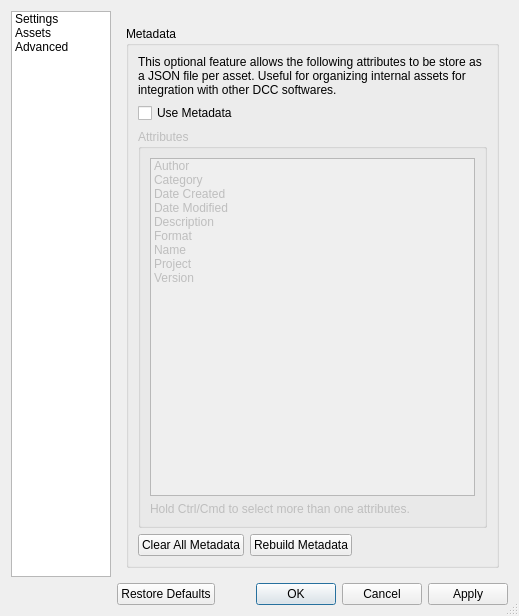
<?xml version="1.0" encoding="UTF-8"?>
<ui version="4.0">
 <class>PrefsDialog</class>
 <widget class="QDialog" name="PrefsDialog">
  <property name="enabled">
   <bool>true</bool>
  </property>
  <property name="geometry">
   <rect>
    <x>0</x>
    <y>0</y>
    <width>519</width>
    <height>614</height>
   </rect>
  </property>
  <property name="focusPolicy">
   <enum>Qt::StrongFocus</enum>
  </property>
  <property name="contextMenuPolicy">
   <enum>Qt::PreventContextMenu</enum>
  </property>
  <property name="windowTitle">
   <string>Preferences</string>
  </property>
  <property name="sizeGripEnabled">
   <bool>true</bool>
  </property>
  <layout class="QGridLayout" name="gridLayout">
   <item row="3" column="0" rowspan="2">
    <layout class="QVBoxLayout" name="sideLayout">
     <item>
      <widget class="QListWidget" name="sideList">
       <property name="sizePolicy">
        <sizepolicy hsizetype="Fixed" vsizetype="MinimumExpanding">
         <horstretch>0</horstretch>
         <verstretch>0</verstretch>
        </sizepolicy>
       </property>
       <property name="maximumSize">
        <size>
         <width>100</width>
         <height>16777215</height>
        </size>
       </property>
       <item>
        <property name="text">
         <string>Settings</string>
        </property>
       </item>
       <item>
        <property name="text">
         <string>Assets</string>
        </property>
       </item>
       <item>
        <property name="text">
         <string>Advanced</string>
        </property>
       </item>
      </widget>
     </item>
    </layout>
   </item>
   <item row="5" column="1">
    <widget class="QDialogButtonBox" name="btnDialogBox">
     <property name="sizePolicy">
      <sizepolicy hsizetype="Expanding" vsizetype="Fixed">
       <horstretch>0</horstretch>
       <verstretch>0</verstretch>
      </sizepolicy>
     </property>
     <property name="orientation">
      <enum>Qt::Horizontal</enum>
     </property>
     <property name="standardButtons">
      <set>QDialogButtonBox::Apply|QDialogButtonBox::Cancel|QDialogButtonBox::Ok|QDialogButtonBox::RestoreDefaults</set>
     </property>
     <property name="centerButtons">
      <bool>false</bool>
     </property>
    </widget>
   </item>
   <item row="4" column="1">
    <widget class="QStackedWidget" name="stackedWidget">
     <property name="currentIndex">
      <number>2</number>
     </property>
     <widget class="QWidget" name="pageSettings">
      <property name="sizePolicy">
       <sizepolicy hsizetype="Expanding" vsizetype="Preferred">
        <horstretch>0</horstretch>
        <verstretch>0</verstretch>
       </sizepolicy>
      </property>
      <layout class="QFormLayout" name="formLayout">
       <item row="3" column="0">
        <widget class="QLabel" name="themeLabel">
         <property name="sizePolicy">
          <sizepolicy hsizetype="Minimum" vsizetype="Fixed">
           <horstretch>0</horstretch>
           <verstretch>0</verstretch>
          </sizepolicy>
         </property>
         <property name="font">
          <font>
           <weight>50</weight>
           <bold>false</bold>
          </font>
         </property>
         <property name="text">
          <string>Theme:</string>
         </property>
        </widget>
       </item>
       <item row="4" column="0">
        <widget class="QRadioButton" name="themeRadioLight">
         <property name="text">
          <string>Default (Light)</string>
         </property>
         <property name="shortcut">
          <string/>
         </property>
         <property name="checked">
          <bool>true</bool>
         </property>
         <attribute name="buttonGroup">
          <string notr="true">themeBtnGroup</string>
         </attribute>
        </widget>
       </item>
       <item row="5" column="0">
        <widget class="QRadioButton" name="themeRadioDark">
         <property name="text">
          <string>Dark</string>
         </property>
         <property name="shortcut">
          <string/>
         </property>
         <attribute name="buttonGroup">
          <string notr="true">themeBtnGroup</string>
         </attribute>
        </widget>
       </item>
       <item row="0" column="0" colspan="2">
        <layout class="QHBoxLayout" name="projectPathLayout">
         <item>
          <widget class="QLabel" name="projectPathLabel">
           <property name="sizeIncrement">
            <size>
             <width>0</width>
             <height>0</height>
            </size>
           </property>
           <property name="text">
            <string>Project Path:</string>
           </property>
          </widget>
         </item>
         <item>
          <widget class="QLineEdit" name="projectPathLine">
           <property name="focusPolicy">
            <enum>Qt::StrongFocus</enum>
           </property>
           <property name="toolTip">
            <string>Insert your project path here. E.g. &quot;P:/&quot;, &quot;media/projects&quot;</string>
           </property>
           <property name="echoMode">
            <enum>QLineEdit::Normal</enum>
           </property>
           <property name="dragEnabled">
            <bool>false</bool>
           </property>
           <property name="placeholderText">
            <string/>
           </property>
          </widget>
         </item>
         <item>
          <widget class="QToolButton" name="projectPathTool">
           <property name="toolTip">
            <string>Choose directory</string>
           </property>
           <property name="text">
            <string>...</string>
           </property>
           <property name="autoRaise">
            <bool>false</bool>
           </property>
           <property name="arrowType">
            <enum>Qt::NoArrow</enum>
           </property>
          </widget>
         </item>
        </layout>
       </item>
       <item row="2" column="0" colspan="2">
        <widget class="QCheckBox" name="checkDebug">
         <property name="toolTip">
          <string>Log file will be stored in log directory.</string>
         </property>
         <property name="text">
          <string>Enable Debug Log</string>
         </property>
        </widget>
       </item>
       <item row="1" column="0" colspan="2">
        <widget class="QCheckBox" name="checkDesc">
         <property name="toolTip">
          <string>Display description for selected assets.</string>
         </property>
         <property name="text">
          <string>Show Description Panel</string>
         </property>
        </widget>
       </item>
      </layout>
     </widget>
     <widget class="QWidget" name="pageAssets">
      <layout class="QVBoxLayout" name="verticalLayout_3">
       <item>
        <widget class="QGroupBox" name="boxNaming">
         <property name="title">
          <string>Naming Convention</string>
         </property>
         <layout class="QFormLayout" name="formLayout_3">
          <item row="0" column="0">
           <layout class="QFormLayout" name="maxCharLayout">
            <item row="0" column="0">
             <widget class="QLabel" name="maxCharLabel">
              <property name="sizePolicy">
               <sizepolicy hsizetype="Fixed" vsizetype="Preferred">
                <horstretch>0</horstretch>
                <verstretch>0</verstretch>
               </sizepolicy>
              </property>
              <property name="text">
               <string>Max characters:</string>
              </property>
             </widget>
            </item>
            <item row="0" column="1">
             <widget class="QSpinBox" name="maxCharSpinner">
              <property name="sizePolicy">
               <sizepolicy hsizetype="Fixed" vsizetype="Fixed">
                <horstretch>0</horstretch>
                <verstretch>0</verstretch>
               </sizepolicy>
              </property>
              <property name="toolTip">
               <string>Min: 3, Max: 99</string>
              </property>
              <property name="minimum">
               <number>3</number>
              </property>
             </widget>
            </item>
           </layout>
          </item>
          <item row="1" column="0">
           <layout class="QFormLayout" name="separatorLayout">
            <item row="0" column="0">
             <widget class="QLabel" name="separatorLabel">
              <property name="sizePolicy">
               <sizepolicy hsizetype="Fixed" vsizetype="Preferred">
                <horstretch>0</horstretch>
                <verstretch>0</verstretch>
               </sizepolicy>
              </property>
              <property name="text">
               <string>Separator:</string>
              </property>
             </widget>
            </item>
            <item row="0" column="1">
             <widget class="QComboBox" name="separatorCombo">
              <property name="sizePolicy">
               <sizepolicy hsizetype="Expanding" vsizetype="Fixed">
                <horstretch>0</horstretch>
                <verstretch>0</verstretch>
               </sizepolicy>
              </property>
              <property name="maximumSize">
               <size>
                <width>120</width>
                <height>16777215</height>
               </size>
              </property>
              <item>
               <property name="text">
                <string> _ (underscore)</string>
               </property>
              </item>
              <item>
               <property name="text">
                <string> - (dash)</string>
               </property>
              </item>
             </widget>
            </item>
           </layout>
          </item>
          <item row="2" column="0" colspan="2">
           <widget class="QGroupBox" name="boxPrefix">
            <property name="title">
             <string>Prefix</string>
            </property>
            <property name="checkable">
             <bool>true</bool>
            </property>
            <layout class="QVBoxLayout" name="verticalLayout">
             <item>
              <widget class="QRadioButton" name="radioPrefix1">
               <property name="text">
                <string>Use first character of category (e.g.: p)</string>
               </property>
               <property name="checked">
                <bool>true</bool>
               </property>
              </widget>
             </item>
             <item>
              <widget class="QRadioButton" name="radioPrefix2">
               <property name="text">
                <string>Use whole category (e.g.: props)</string>
               </property>
               <property name="checked">
                <bool>false</bool>
               </property>
              </widget>
             </item>
             <item>
              <widget class="QRadioButton" name="radioPrefix3">
               <property name="text">
                <string>Use custom naming (JSON mapping)</string>
               </property>
              </widget>
             </item>
            </layout>
           </widget>
          </item>
          <item row="3" column="0" colspan="2">
           <widget class="QGroupBox" name="boxSuffix">
            <property name="title">
             <string>Suffix</string>
            </property>
            <property name="checkable">
             <bool>true</bool>
            </property>
            <property name="checked">
             <bool>false</bool>
            </property>
            <layout class="QVBoxLayout" name="verticalLayout_2">
             <item>
              <layout class="QFormLayout" name="verVersioningLayout">
               <item row="0" column="0">
                <widget class="QRadioButton" name="radioSuffix1">
                 <property name="sizePolicy">
                  <sizepolicy hsizetype="Fixed" vsizetype="Fixed">
                   <horstretch>0</horstretch>
                   <verstretch>0</verstretch>
                  </sizepolicy>
                 </property>
                 <property name="text">
                  <string>Use versioning (v):</string>
                 </property>
                 <property name="checked">
                  <bool>true</bool>
                 </property>
                </widget>
               </item>
               <item row="0" column="1">
                <widget class="QComboBox" name="verVersioningCombo">
                 <property name="maximumSize">
                  <size>
                   <width>120</width>
                   <height>16777215</height>
                  </size>
                 </property>
                 <item>
                  <property name="text">
                   <string>lowercase (v001)</string>
                  </property>
                 </item>
                 <item>
                  <property name="text">
                   <string>UPPERCASE (V001)</string>
                  </property>
                 </item>
                </widget>
               </item>
              </layout>
             </item>
             <item>
              <layout class="QHBoxLayout" name="verCustomLayout">
               <item>
                <widget class="QRadioButton" name="radioSuffix2">
                 <property name="text">
                  <string>Use custom naming:</string>
                 </property>
                </widget>
               </item>
               <item>
                <widget class="QLineEdit" name="verCustomName"/>
               </item>
              </layout>
             </item>
            </layout>
           </widget>
          </item>
         </layout>
        </widget>
       </item>
       <item>
        <widget class="QGroupBox" name="boxCategory">
         <property name="title">
          <string>Categories</string>
         </property>
         <layout class="QFormLayout" name="formLayout_4">
          <item row="0" column="0">
           <layout class="QFormLayout" name="categoryBtnLayout">
            <item row="0" column="0">
             <widget class="QPushButton" name="categoryBtnAdd">
              <property name="text">
               <string>Add</string>
              </property>
             </widget>
            </item>
            <item row="1" column="0">
             <widget class="QPushButton" name="categoryBtnRemove">
              <property name="text">
               <string>Remove</string>
              </property>
             </widget>
            </item>
           </layout>
          </item>
          <item row="0" column="1">
           <widget class="QListWidget" name="categoryList">
            <item>
             <property name="text">
              <string>BG</string>
             </property>
            </item>
            <item>
             <property name="text">
              <string>CH</string>
             </property>
            </item>
            <item>
             <property name="text">
              <string>FX</string>
             </property>
            </item>
            <item>
             <property name="text">
              <string>Props</string>
             </property>
            </item>
            <item>
             <property name="text">
              <string>Vehicles</string>
             </property>
            </item>
           </widget>
          </item>
         </layout>
        </widget>
       </item>
       <item>
        <widget class="QGroupBox" name="boxSubfolder">
         <property name="title">
          <string>Subfolders</string>
         </property>
         <layout class="QFormLayout" name="formLayout_5">
          <item row="0" column="0">
           <layout class="QFormLayout" name="subfolderBtnLayout">
            <item row="0" column="0">
             <widget class="QPushButton" name="subfolderBtnAdd">
              <property name="text">
               <string>Add</string>
              </property>
             </widget>
            </item>
            <item row="1" column="0">
             <widget class="QPushButton" name="subfolderBtnRemove">
              <property name="text">
               <string>Remove</string>
              </property>
             </widget>
            </item>
           </layout>
          </item>
          <item row="0" column="1">
           <widget class="QListWidget" name="subfolderList">
            <item>
             <property name="text">
              <string>References</string>
             </property>
            </item>
            <item>
             <property name="text">
              <string>Scenes</string>
             </property>
            </item>
            <item>
             <property name="text">
              <string>Textures</string>
             </property>
            </item>
            <item>
             <property name="text">
              <string>WIP</string>
             </property>
            </item>
           </widget>
          </item>
         </layout>
        </widget>
       </item>
      </layout>
     </widget>
     <widget class="QWidget" name="pageAdvanced">
      <layout class="QVBoxLayout" name="verticalLayout_4">
       <item>
        <widget class="QGroupBox" name="boxMetadata">
         <property name="title">
          <string>Metadata</string>
         </property>
         <layout class="QFormLayout" name="formLayout_6">
          <item row="0" column="0" colspan="2">
           <widget class="QLabel" name="metadataTip">
            <property name="text">
             <string>This optional feature allows the following attributes to be store as a JSON file per asset. Useful for organizing internal assets for integration with other DCC softwares.</string>
            </property>
            <property name="wordWrap">
             <bool>true</bool>
            </property>
           </widget>
          </item>
          <item row="1" column="0">
           <widget class="QCheckBox" name="checkMetadata">
            <property name="text">
             <string>Use Metadata</string>
            </property>
            <property name="checked">
             <bool>false</bool>
            </property>
           </widget>
          </item>
          <item row="3" column="0">
           <layout class="QHBoxLayout" name="metadataBtnLayout">
            <item>
             <widget class="QPushButton" name="metadataBtnClear">
              <property name="text">
               <string>Clear All Metadata</string>
              </property>
             </widget>
            </item>
            <item>
             <widget class="QPushButton" name="metadataBtnRebuild">
              <property name="text">
               <string>Rebuild Metadata</string>
              </property>
             </widget>
            </item>
           </layout>
          </item>
          <item row="2" column="0" colspan="2">
           <widget class="QGroupBox" name="boxMetadataAttributes">
            <property name="enabled">
             <bool>false</bool>
            </property>
            <property name="title">
             <string>Attributes</string>
            </property>
            <layout class="QFormLayout" name="formLayout_2">
             <item row="1" column="0">
              <widget class="QLabel" name="metadataAttributesTip">
               <property name="text">
                <string>Hold Ctrl/Cmd to select more than one attributes.</string>
               </property>
              </widget>
             </item>
             <item row="0" column="0" colspan="2">
              <widget class="QListWidget" name="metadataAttributesList">
               <property name="selectionMode">
                <enum>QAbstractItemView::ExtendedSelection</enum>
               </property>
               <property name="selectionRectVisible">
                <bool>true</bool>
               </property>
               <item>
                <property name="text">
                 <string>Author</string>
                </property>
               </item>
               <item>
                <property name="text">
                 <string>Category</string>
                </property>
               </item>
               <item>
                <property name="text">
                 <string>Date Created</string>
                </property>
               </item>
               <item>
                <property name="text">
                 <string>Date Modified</string>
                </property>
               </item>
               <item>
                <property name="text">
                 <string>Description</string>
                </property>
               </item>
               <item>
                <property name="text">
                 <string>Format</string>
                </property>
               </item>
               <item>
                <property name="text">
                 <string>Name</string>
                </property>
               </item>
               <item>
                <property name="text">
                 <string>Project</string>
                </property>
               </item>
               <item>
                <property name="text">
                 <string>Version</string>
                </property>
               </item>
              </widget>
             </item>
            </layout>
           </widget>
          </item>
         </layout>
        </widget>
       </item>
      </layout>
     </widget>
    </widget>
   </item>
  </layout>
 </widget>
 <resources/>
 <connections>
  <connection>
   <sender>sideList</sender>
   <signal>currentRowChanged(int)</signal>
   <receiver>stackedWidget</receiver>
   <slot>setCurrentIndex(int)</slot>
   <hints>
    <hint type="sourcelabel">
     <x>59</x>
     <y>163</y>
    </hint>
    <hint type="destinationlabel">
     <x>418</x>
     <y>166</y>
    </hint>
   </hints>
  </connection>
  <connection>
   <sender>radioSuffix1</sender>
   <signal>toggled(bool)</signal>
   <receiver>verVersioningCombo</receiver>
   <slot>setEnabled(bool)</slot>
   <hints>
    <hint type="sourcelabel">
     <x>203</x>
     <y>237</y>
    </hint>
    <hint type="destinationlabel">
     <x>326</x>
     <y>238</y>
    </hint>
   </hints>
  </connection>
  <connection>
   <sender>checkMetadata</sender>
   <signal>toggled(bool)</signal>
   <receiver>boxMetadataAttributes</receiver>
   <slot>setEnabled(bool)</slot>
   <hints>
    <hint type="sourcelabel">
     <x>232</x>
     <y>103</y>
    </hint>
    <hint type="destinationlabel">
     <x>372</x>
     <y>245</y>
    </hint>
   </hints>
  </connection>
 </connections>
 <buttongroups>
  <buttongroup name="themeBtnGroup"/>
 </buttongroups>
</ui>
